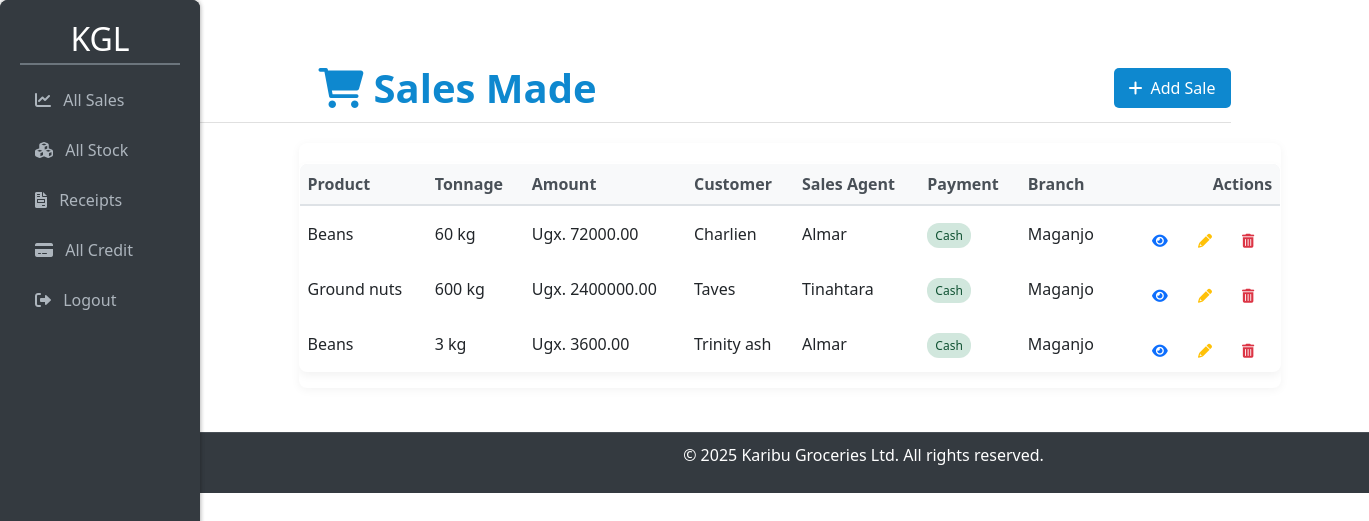
Page /allsales/ (signed in) on the committed database.
### kgl_app/models.py (models this page shows, shortened)
class Sales(models.Model):
    product_name=models.ForeignKey(Stock, on_delete=models.CASCADE)
    tonnage=models.IntegerField()
    amount_paid =models.IntegerField(default=0,blank =False)
    buyers_name=models.CharField(max_length=35)
    date_and_time =models.DateTimeField(auto_now_add=True)
    salesagent_name=models.ForeignKey(Userprofile, on_delete=models.CASCADE,null=True)
    is_sold_on_cash=models.BooleanField(default=False)
    branch =models.ForeignKey(Branch, on_delete=models.CASCADE,null=True)
    selling_price=models.IntegerField(null=True,blank=True)
    def total_sales(self):
        return self.product_name.selling_price * self.tonnage

class Stock(models.Model):
    name_of_produce=models.CharField(max_length =255)
    type_of_produce =models.ForeignKey(ProduceType,on_delete=models.CASCADE,null=False,)
    date_and_time_of_produce= models.DateTimeField(auto_now_add =True)
    received_quantity = models.IntegerField(blank=False,null=False,default=0)
    issued_quantity=models.IntegerField(blank=False,null=False,default=0)
    tonnage =models.IntegerField(blank = False,null=False,default=0)
    cost=models.IntegerField(blank =False,default=25)
    name_of_dealer=models.CharField(max_length=255)
    branch=models.ForeignKey(Branch, on_delete=models.CASCADE,null=False,default=0)
    contact=models.CharField(default=20,null=False)
    selling_price=models.IntegerField(null=True,blank=True)
    current_stock =models.IntegerField(null=True,blank=False)
    def __str__(self):
        return self.name_of_produce

class Userprofile(AbstractUser):
    managed_branches = models.ManyToManyField(Branch, related_name="managers", blank=True)
    is_salesagent= models.BooleanField(default=False)
    is_manager= models.BooleanField(default=False)
    is_owner= models.BooleanField(default=False)
    username =models.CharField(max_length=25,unique=True)
    email =models.EmailField(max_length=25, unique=True)
    address = models.CharField(max_length=50, blank=True)
    phonenumber =models.CharField(max_length= 20,blank=True)
    gender = models.CharField(max_length=10, blank=True)
    branch = models.ForeignKey(Branch, on_delete=models.SET_NULL, null=True, blank=True, related_name="users")
    groups = models.ManyToManyField(
        Group,
        related_name="userprofile_groups",
        blank=True,
        help_text="The groups this user belongs to.",
        verbose_name="groups"
    )
    user_permissions = models.ManyToManyField(
        Permission,
        related_name="userprofile_permissions",
        blank=True,
        help_text="Specific permissions for this user.",
        verbose_name="user permissions"
    )
    def __str__(self):
        return self.username

class Branch(models.Model):
    branch_name = models.CharField(max_length=50)
    location = models.CharField(max_length=100)
    def __str__(self):
        return self.branch_name

### kgl_app/views.py (the view)
# urls.py: path('allsales/',views.allsales,name='allsales'),
def allsales(request):
    if request.user.is_manager or request.user.is_salesagent:
     sales =Sales.objects.filter(branch=request.user.branch)
    else:
     sales = Sales.objects.all().order_by('-id')
    return render(request, "allsales.html", {'sales': sales})

### kgl_app/templates/allsales.html (shortened to what this page needs)
{% extends 'base.html' %}
{% load static %}
{% block content %}
<link href="https://cdn.jsdelivr.net/npm/bootstrap@5.3.0/dist/css/bootstrap.min.css" rel="stylesheet">
<link rel="stylesheet" href="https://cdnjs.cloudflare.com/ajax/libs/font-awesome/6.0.0/css/all.min.css">
<div class="container-fluid py-4">
    <div class="sales-header">
        <h1 class="sales-title" style="margin-left:180px;">
            <i class="fas fa-shopping-cart title-icon"></i><strong>Sales Made</strong>
        </h1>
        <a href="{% url 'addsale' %}" class="add-sale-btn">
            <i class="fas fa-plus me-2"></i>Add Sale
        </a>
    </div>
    <div class="table-container" style="width:90%;margin-left:160px;">
        <div class="table-responsive">
            <table class="table table-hover align-middle">
                <thead>
                    <tr>
                        <th>Product</th>
                        <th>Tonnage</th>
                        <th>Amount</th>
                        <th>Customer</th>
                        <th>Sales Agent</th>
                        <th>Payment</th>
                        <th>Branch</th>
                        {% if user.is_manager or user.is_salesagent %}
                        <th class="text-end">Actions</th>
                        {% endif %}
                    </tr>
                </thead>
                <tbody>
                    {% if sales %}
                        {% for sale in sales %}
                        <tr>
                            <td>{{ sale.product_name }}</td>
                            <td>{{ sale.tonnage }} kg</td>
                            <td>Ugx. {{ sale.total_sales|floatformat:2 }}</td>
                            <td>{{ sale.buyers_name }}</td>
                            <td>{{ sale.salesagent_name }}</td>
                            <td>
                                <span class="cash-badge {% if sale.is_sold_on_cash %}cash-true{% else %}cash-false{% endif %}">
                                    {% if sale.is_sold_on_cash %}Cash{% else %}Credit{% endif %}
                                </span>
                            </td>
                            <td>{{ sale.branch }}</td>
                            {% if user.is_manager or user.is_salesagent %}
                            <td class="text-end">
                                <a href="{% url 'view_sale' sale_id=sale.id %}" class="action-button view-button" title="View">
                                    <i class="fas fa-eye"></i>
                                </a>
                                <a href="{% url 'edit_sale' sale_id=sale.id %}" class="action-button edit-button" title="Edit">
                                    <i class="fas fa-pencil-alt"></i>
                                </a>
                                <a href="{% url 'delete_sale' sale_id=sale.id %}" class="action-button delete-button" title="Delete">
                                    <i class="fas fa-trash-alt"></i>
                                </a>
                            </td>
                            {% endif %}
                        </tr>
                        {% endfor %}
                    {% else %}
                        <tr>
                            <td colspan="{% if user.is_manager or user.is_salesagent %}8{% else %}7{% endif %}" class="empty-table-message">
                                No sales records found. Click "Add Sale" to create a new record.
                            </td>
                        </tr>
                    {% endif %}
                </tbody>
            </table>
        </div>
    </div>
</div>
{% endblock %}

### kgl_app/templates/base.html (style rules this page uses)
body { background-color: #f8f9fa; display: flex; flex-direction: column; min-height: 100vh; font-family: sans-serif; margin: 0; background-color: #f8f9fa; color: #343a40; line-height: 1.6; }
h1 { margin-bottom: 20px; color: #333; text-align: center; }
table { width: 100%; border-collapse: collapse; margin-bottom: 20px; box-shadow: 0 2px 5px rgba(0, 0, 0, 0.1); border-radius: 8px; overflow: hidden; }
th, td { border: 1px solid #ddd; padding: 12px 15px; text-align: left; }
th { background-color: #f5f5f5; font-weight: bold; color: #555; }
tbody tr:nth-child(even) { background-color: #f9f9f9; }
.action-button i { margin-right: 5px; }
table { width: 100%; border-collapse: collapse; margin-left: 120px; margin-right: 20px; margin-bottom: 30px; box-shadow: 0 4px 8px rgba(0, 0, 0, 0.05); border-radius: 8px; overflow: hidden; border: 1px solid #e0e0e0; background-color: #fff; }
thead { background-color: #f8f9fa; color: #555; border-bottom: 1px solid #ddd; }
th, td { padding: 12px 15px; text-align: left; border-bottom: 1px solid #eee; }
th { font-weight: bold; }
h1 { margin-left: 220px; text-align: left; }
.view-button { display: inline-block; padding: 10px 20px; margin-top: 15px; text-decoration: none; border-radius: 5px; transition: background-color 0.3s ease; font-weight: bold; color: white; }
h1 { margin-bottom: 20px; color: #333; }
.action-button { display: inline-flex; padding: 2px 2px; border-radius: 3px; text-decoration: none; font-size: 14px; transition: color 0.3s ease; border: none; cursor: pointer; background-color: transparent; color: #333; }
body { font-family: 'Arial', sans-serif; background-color: #f8f9fa; padding: 20px; }
h1 { text-align: center; color: #007bff; margin-bottom: 20px; }
table { width: 100%; border-collapse: collapse; margin-top: 20px; background-color: #fff; box-shadow: 0 2px 5px rgba(0, 0, 0, 0.1); }
th { color:whitesmoke; background-color: #0b3d55; }
.table { width: 100%; border-collapse: collapse; margin: 20px auto 0; box-shadow: 0 4px 8px rgba(0, 0, 0, 0.05); border-radius: 0.5rem; overflow: hidden; border: 1px solid #e0e0e0; background-color: #fff; }
th, td { padding: 10px 15px; text-align: left; border-bottom: 1px solid #eee; }
tr:nth-child(even) { background-color: #f9f9f9; }
tbody td { padding: 10px; border-bottom: none }
tbody td, thead th { border-right: none; }
tbody td a { text-decoration: none; }

### kgl_app/templates/allsales.html (style rules this page uses)
.sales-header { display: flex; justify-content: space-between; align-items: center; margin-bottom: 20px; padding-bottom: 10px; border-bottom: 1px solid #e0e0e0; }
.sales-title { color: #0e88cf; font-weight: 600; margin: 0; }
.title-icon { color: #0e88cf; margin-right: 10px; }
.add-sale-btn { background-color: #0e88cf; color: white; font-weight: 500; padding: 8px 15px; border-radius: 5px; text-decoration: none; transition: all 0.3s ease; }
.table-container { background-color: white; border-radius: 8px; box-shadow: 0 2px 10px rgba(0, 0, 0, 0.05); overflow: hidden; }
.table thead th { background-color: #f8f9fa; color: #495057; font-weight: 600; border-bottom-width: 2px; }
.action-button { padding: 5px 8px; border-radius: 4px; margin-right: 5px; text-decoration: none; transition: all 0.2s ease; }
.view-button { color: #0d6efd; }
.edit-button { color: #ffc107; }
.delete-button { color: #dc3545; }
.cash-badge { padding: 4px 8px; border-radius: 12px; font-size: 12px; font-weight: 500; }
.cash-true { background-color: #d1e7dd; color: #0f5132; }

### rows in the picture
Sales: product_name "Beans", tonnage "60", total_sales "72000.00", buyers_name "Charlien", salesagent_name "Almar", is_sold_on_cash "Cash", branch "Maganjo"
Sales: product_name "Ground nuts", tonnage "600", total_sales "2400000.00", buyers_name "Taves", salesagent_name "Tinahtara", is_sold_on_cash "Cash", branch "Maganjo"
Sales: product_name "Beans", tonnage "3", total_sales "3600.00", buyers_name "Trinity ash", salesagent_name "Almar", is_sold_on_cash "Cash", branch "Maganjo"
